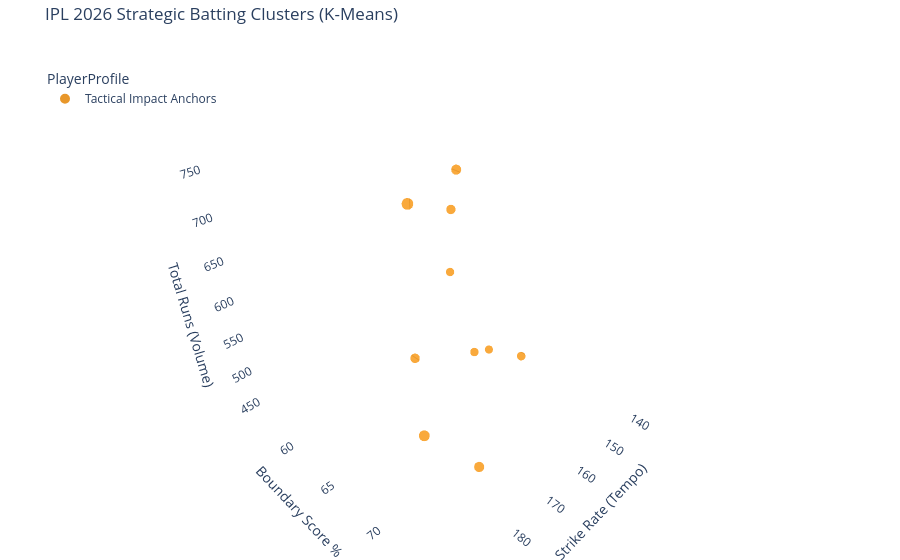

The notebook cell saved with this chart:
### Code cell
## 6. Project Level-Up: ML Clustering & Interactive Plotly Engine

import numpy as np
import pandas as pd
import plotly.express as px
import plotly.graph_objects as go
from sklearn.preprocessing import StandardScaler
from sklearn.cluster import KMeans

# Ensure base data is pulled from our finalized 2026 database
df_ml = batting_df.copy()

# --- STEP 1: ADVANCED FEATURE ENGINEERING ---
# Calculate boundary contribution and efficiency index
df_ml['BoundaryRuns'] = (df_ml['Fours'] * 4) + (df_ml['Sixes'] * 6)
df_ml['BoundaryPct'] = (df_ml['BoundaryRuns'] / df_ml['Runs']) * 100
df_ml['EfficiencyIndex'] = (df_ml['Runs'] * df_ml['StrikeRate']) / 100

# --- STEP 2: MACHINE LEARNING (K-MEANS CLUSTERING) ---
# Select core features for profile grouping
features = ['Runs', 'StrikeRate', 'BoundaryPct']
X = df_ml[features]

# Normalize features for accurate geometric clustering
scaler = StandardScaler()
X_scaled = scaler.fit_transform(X)

# Fit K-Means targeting 3 distinct tactical batting profiles
kmeans = KMeans(n_clusters=3, random_state=42, n_init=10)
df_ml['Cluster'] = kmeans.fit_predict(X_scaled)

# Map numeric clusters to strategic labels dynamically
cluster_profiles = []
for cluster in range(3):
    cluster_sub = df_ml[df_ml['Cluster'] == cluster]
    mean_sr = cluster_sub['StrikeRate'].mean()
    mean_runs = cluster_sub['Runs'].mean()
    
    if mean_sr > 190:
        cluster_profiles.append((cluster, 'Hyper-Aggressive Enforcers'))
    elif mean_runs > 650:
        cluster_profiles.append((cluster, 'Elite Volume Anchors'))
    else:
        cluster_profiles.append((cluster, 'Tactical Impact Anchors'))

profile_map = {cluster: label for cluster, label in cluster_profiles}
df_ml['PlayerProfile'] = df_ml['Cluster'].map(profile_map)

# --- STEP 3: INTERACTIVE 3D DASHBOARD GENERATION ---
print("🚀 Generating Interactive ML Profile Matrix...")

fig = px.scatter_3d(
    df_ml, 
    x='StrikeRate', 
    y='BoundaryPct', 
    z='Runs',
    color='PlayerProfile',
    size='EfficiencyIndex',
    hover_name='Player',
    hover_data={'Team': True, 'Matches': True, 'Runs': True, 'StrikeRate': ':.2f', 'PlayerProfile': False},
    title='IPL 2026 Strategic Batting Clusters (K-Means)',
    labels={'StrikeRate': 'Strike Rate (Tempo)', 'BoundaryPct': 'Boundary Score %', 'Runs': 'Total Runs (Volume)'},
    color_discrete_sequence=px.colors.qualitative.Vivid,
    opacity=0.85
)

# Refine camera optics and layout design
fig.update_layout(
    scene=dict(
        xaxis=dict(backgroundcolor="rgba(240, 240, 240, 0.5)", gridcolor="white"),
        yaxis=dict(backgroundcolor="rgba(240, 240, 240, 0.5)", gridcolor="white"),
        zaxis=dict(backgroundcolor="rgba(240, 240, 240, 0.5)", gridcolor="white")
    ),
    margin=dict(l=0, r=0, b=0, t=40),
    legend=dict(yanchor="top", y=0.95, xanchor="left", x=0.05)
)

# Display in notebook environment
fig.show()

# Export dashboard as web asset
fig.write_html("ipl_2026_ml_dashboard.html")
print("✓ Interactive asset exported successfully as 'ipl_2026_ml_dashboard.html'")

### Figure 1 — Plotly figure (JSON) as saved in the notebook; plotly's stock layout.template omitted (floating-point values rounded to 4 significant figures)
{"data": [{"customdata": [["RR", 14, "Tactical Impact Anchors"], ["RCB", 14, "Tactical Impact Anchors"], ["CSK", 14, "Tactical Impact Anchors"], ["SRH", 13, "Tactical Impact Anchors"], ["SRH", 14, "Tactical Impact Anchors"], ["SRH", 14, "Tactical Impact Anchors"], ["GT", 14, "Tactical Impact Anchors"], ["RR", 14, "Tactical Impact Anchors"], ["RR", 14, "Tactical Impact Anchors"], ["RR", 14, "Tactical Impact Anchors"]], "hovertemplate": "<b>%{hovertext}</b><br><br>Strike Rate (Tempo)=%{x:.2f}<br>Boundary Score %=%{y}<br>Total Runs (Volume)=%{z}<br>EfficiencyIndex=%{marker.size}<br>Team=%{customdata[0]}<br>Matches=%{customdata[1]}<extra></extra>", "hovertext": ["Vaibhav Sooryavanshi", "Virat Kohli", "Ruturaj Gaikwad", "Travis Head", "Abhishek Sharma", "Heinrich Klaasen", "Shubman Gill", "Yashasvi Jaiswal", "Riyan Parag", "Sanju Samson"], "legendgroup": "Tactical Impact Anchors", "marker": {"color": "rgb(229, 134, 6)", "opacity": 0.85, "size": [1324.0, 987.4, 865.0, 1125.0, 1002.0, 881.7, 685.1, 714.7, 699.7, 651.9], "sizemode": "area", "sizeref": 3.311, "symbol": "circle"}, "mode": "markers", "name": "Tactical Impact Anchors", "scene": "scene", "showlegend": true, "type": "scatter3d", "x": [178.5, 145.2, 141.8, 192.3, 185.6, 171.2, 138.4, 148.9, 152.1, 146.5], "y": [66.58, 58.82, 57.05, 72.82, 74.81, 63.69, 55.76, 67.5, 63.48, 63.37], "z": [742, 680, 610, 585, 540, 515, 495, 480, 460, 445]}], "layout": {"legend": {"itemsizing": "constant", "title": {"text": "PlayerProfile"}, "tracegroupgap": 0, "x": 0.05, "xanchor": "left", "y": 0.95, "yanchor": "top"}, "margin": {"b": 0, "l": 0, "r": 0, "t": 40}, "scene": {"domain": {"x": [0, 1], "y": [0, 1]}, "xaxis": {"backgroundcolor": "rgba(240, 240, 240, 0.5)", "gridcolor": "white", "title": {"text": "Strike Rate (Tempo)"}}, "yaxis": {"backgroundcolor": "rgba(240, 240, 240, 0.5)", "gridcolor": "white", "title": {"text": "Boundary Score %"}}, "zaxis": {"backgroundcolor": "rgba(240, 240, 240, 0.5)", "gridcolor": "white", "title": {"text": "Total Runs (Volume)"}}}, "title": {"text": "IPL 2026 Strategic Batting Clusters (K-Means)"}}}
